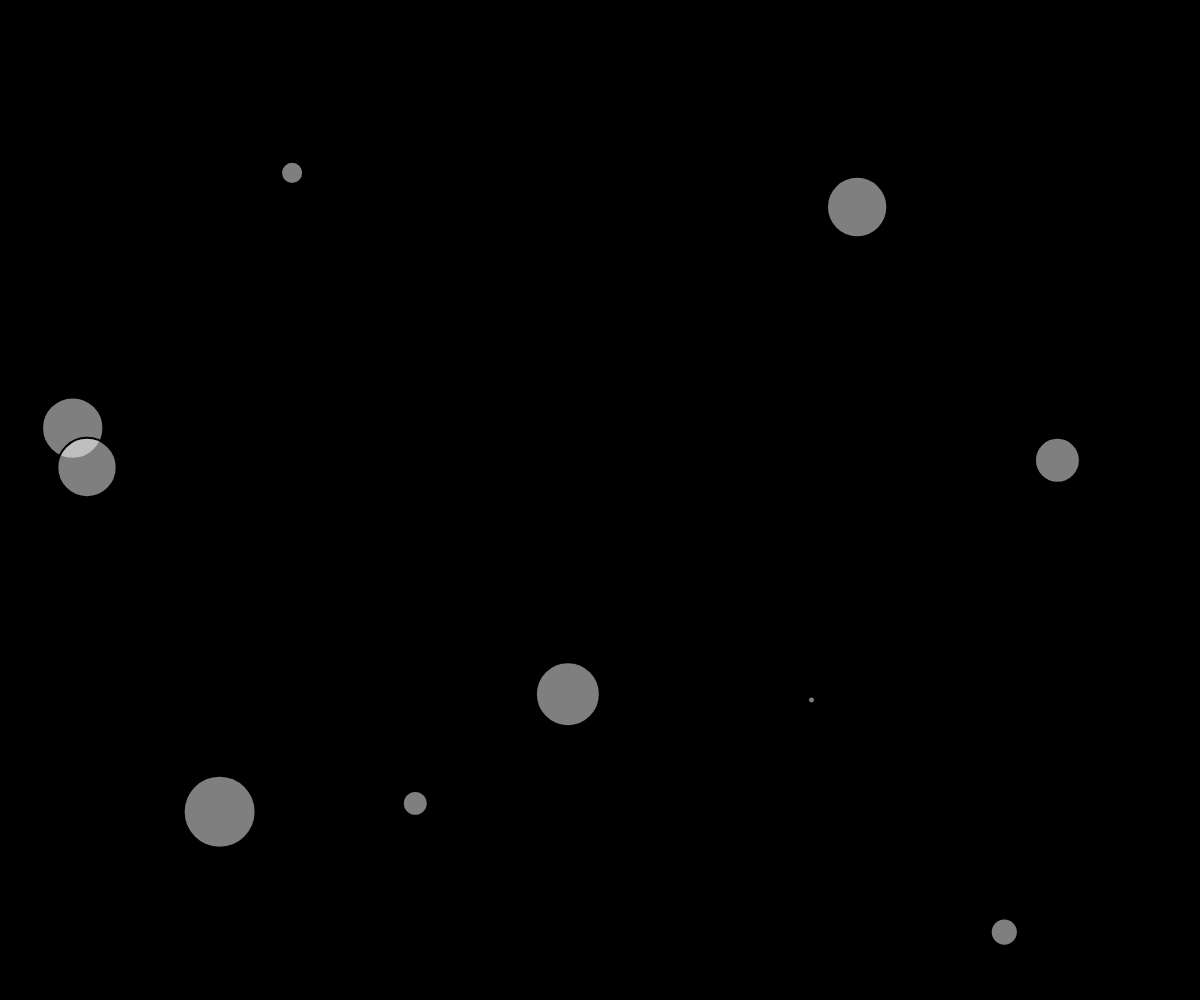
Frame 1 (no input)
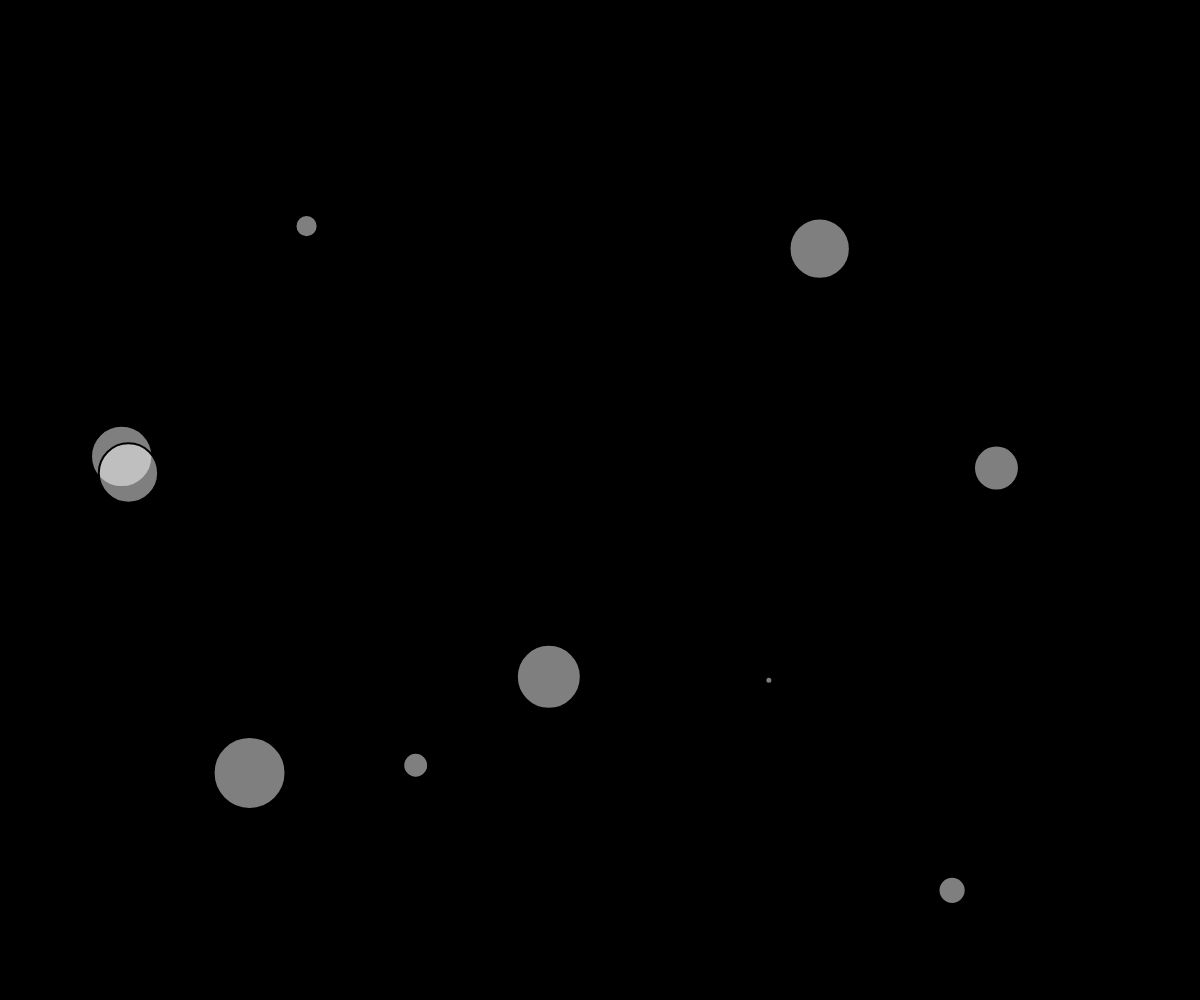
Frame 60 (no input)
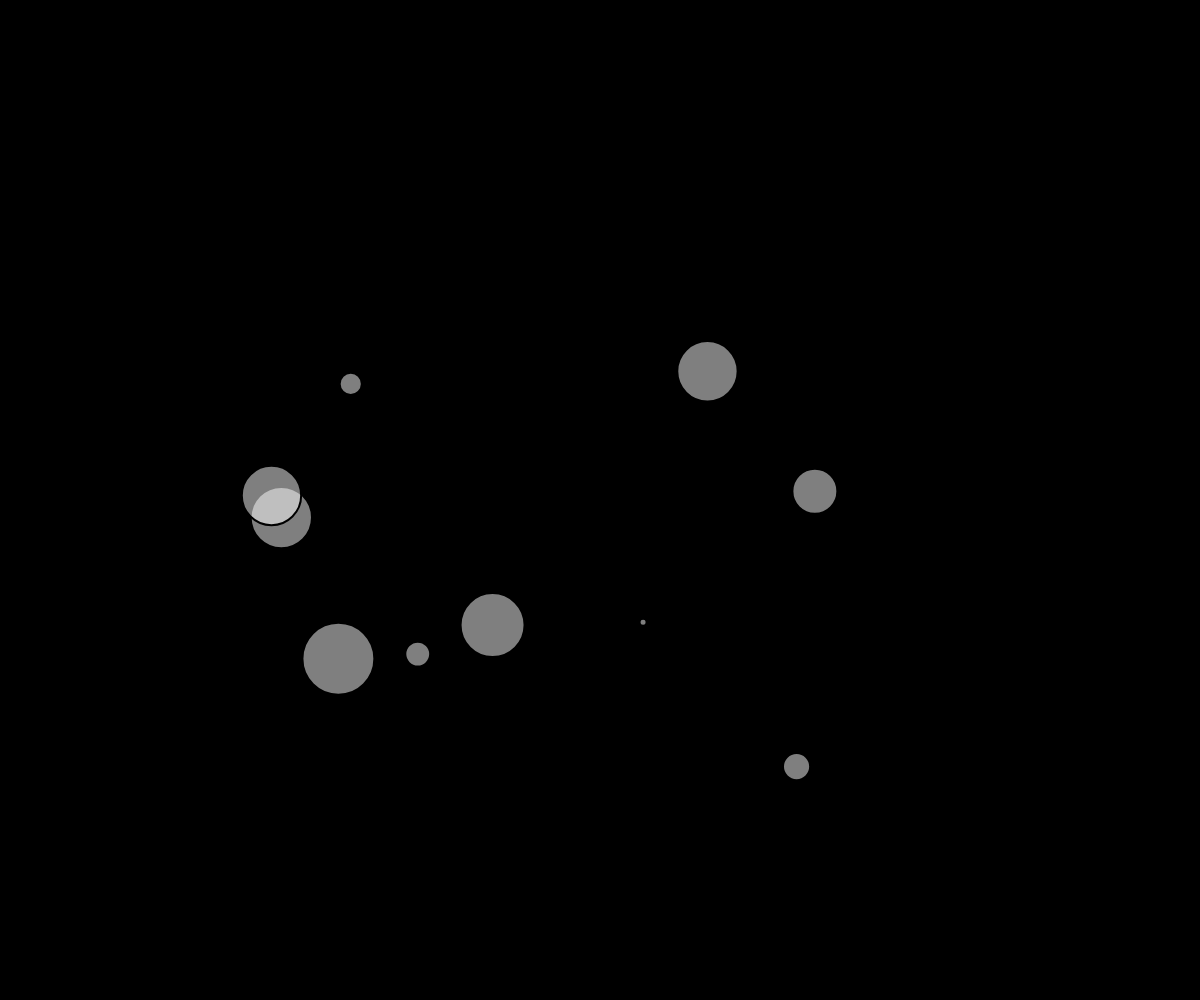
Frame 120 (the mouse pressed at the canvas centre since frame 60)

The p5.js sketch that drew these frames (run headless with seeded random() and noise() and a simulated clock; from frame 60 on, the mouse is pressed at the canvas centre):

// p5.js sketch
// ── sketch.js
// The Nature of Code
// Daniel Shiffman
// http://natureofcode.com

let bodies = [];

let G = 1;

function setup() {
  createCanvas(windowWidth, windowHeight);
  for (let i = 0; i < 10; i++) {
    bodies[i] = new Body(random(width), random(height), random(0.1, 5));
  }
}

function draw() {
  background(0);

  for (let i = 0; i < bodies.length; i++) {
    for (let j = 0; j < bodies.length; j++) {
      if (i !== j) {
        let force = bodies[j].attract(bodies[i]);
        bodies[i].applyForce(force);
      }
    }

    bodies[i].update();
    bodies[i].show();
  }
}
// ── body.js
class Body {
  constructor(x, y, m) {
    this.mass = m;
    this.position = createVector(x, y);
    this.velocity = createVector(0, 0);
    this.acceleration = createVector(0, 0);
  }

  applyForce(force) {
    let f = p5.Vector.div(force, this.mass);
    this.acceleration.add(f);
  }

  update() {
    this.velocity.add(this.acceleration);
    this.position.add(this.velocity);
    this.acceleration.mult(0);
  }

  show() {
    stroke(0);
    strokeWeight(2);
    fill(255, 127);
    circle(this.position.x, this.position.y, this.mass * 16);
  }

  attract(other) {
    // Calculate direction of force
    let force = p5.Vector.sub(this.position, other.position);
    // Distance between objects
    let distance = force.mag();
    // Limiting the distance to eliminate "extreme" results for very close or very far objects
    distance = constrain(distance, 5, 25);

    // Calculate gravitional force magnitude
    let strength = (G * this.mass * other.mass) / (distance * distance);
    // Get force vector --> magnitude * direction
    force.setMag(strength);
    return force;
  }
}
